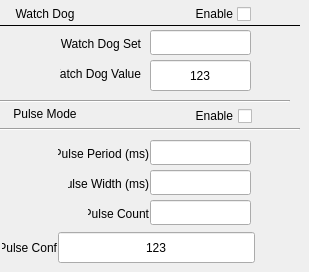
     <widget class="QWidget" name="tabWidgetPage2_2">
      <attribute name="title">
       <string>Pulse</string>
      </attribute>
      <widget class="caLineEdit" name="caLineEdit_15">
       <property name="geometry">
        <rect>
         <x>150</x>
         <y>60</y>
         <width>101</width>
         <height>31</height>
        </rect>
       </property>
       <property name="text">
        <string>123</string>
       </property>
       <property name="alignment">
        <set>Qt::AlignAbsolute|Qt::AlignCenter|Qt::AlignHCenter|Qt::AlignVCenter</set>
       </property>
       <property name="channel" stdset="0">
        <string notr="true">$(P):WDT</string>
       </property>
       <property name="foreground">
        <color>
         <red>195</red>
         <green>195</green>
         <blue>195</blue>
        </color>
       </property>
       <property name="background">
        <color>
         <red>58</red>
         <green>58</green>
         <blue>58</blue>
        </color>
       </property>
       <property name="colorMode">
        <enum>caLineEdit::Static</enum>
       </property>
       <property name="precision">
        <number>0</number>
       </property>
       <property name="fontScaleMode">
        <enum>caLineEdit::Height</enum>
       </property>
       <property name="formatType">
        <enum>caLineEdit::decimal</enum>
       </property>
      </widget>
      <widget class="caLabel" name="calabel_53">
       <property name="geometry">
        <rect>
         <x>88</x>
         <y>200</y>
         <width>61</width>
         <height>28</height>
        </rect>
       </property>
       <property name="text">
        <string>Pulse Count</string>
       </property>
       <property name="alignment">
        <set>Qt::AlignRight|Qt::AlignTrailing|Qt::AlignVCenter</set>
       </property>
       <property name="foreground">
        <color>
         <red>186</red>
         <green>186</green>
         <blue>186</blue>
        </color>
       </property>
       <property name="background">
        <color alpha="0">
         <red>160</red>
         <green>160</green>
         <blue>164</blue>
        </color>
       </property>
      </widget>
      <widget class="caLed" name="caled_9">
       <property name="geometry">
        <rect>
         <x>89</x>
         <y>2</y>
         <width>21</width>
         <height>21</height>
        </rect>
       </property>
       <property name="channel" stdset="0">
        <string notr="true">$(P):WS</string>
       </property>
       <property name="bitNr">
        <number>0</number>
       </property>
       <property name="falseColor">
        <color>
         <red>127</red>
         <green>126</green>
         <blue>125</blue>
        </color>
       </property>
       <property name="trueColor">
        <color>
         <red>255</red>
         <green>0</green>
         <blue>0</blue>
        </color>
       </property>
      </widget>
      <widget class="Line" name="line_4">
       <property name="geometry">
        <rect>
         <x>-10</x>
         <y>100</y>
         <width>300</width>
         <height>3</height>
        </rect>
       </property>
       <property name="orientation">
        <enum>Qt::Horizontal</enum>
       </property>
      </widget>
      <widget class="caTextEntry" name="caTextEntry_12">
       <property name="geometry">
        <rect>
         <x>150</x>
         <y>200</y>
         <width>101</width>
         <height>25</height>
        </rect>
       </property>
       <property name="sizePolicy">
        <sizepolicy hsizetype="Preferred" vsizetype="Preferred">
         <horstretch>0</horstretch>
         <verstretch>0</verstretch>
        </sizepolicy>
       </property>
       <property name="text">
        <string/>
       </property>
       <property name="alignment">
        <set>Qt::AlignCenter</set>
       </property>
       <property name="channel" stdset="0">
        <string notr="true">$(P):PCT</string>
       </property>
       <property name="foreground">
        <color>
         <red>0</red>
         <green>0</green>
         <blue>0</blue>
        </color>
       </property>
       <property name="background">
        <color>
         <red>0</red>
         <green>170</green>
         <blue>255</blue>
        </color>
       </property>
       <property name="colorMode">
        <enum>caLineEdit::Static</enum>
       </property>
       <property name="fontScaleMode">
        <enum>caLineEdit::Height</enum>
       </property>
       <property name="formatType">
        <enum>caLineEdit::decimal</enum>
       </property>
      </widget>
      <widget class="caTextEntry" name="caTextEntry_13">
       <property name="geometry">
        <rect>
         <x>150</x>
         <y>30</y>
         <width>101</width>
         <height>25</height>
        </rect>
       </property>
       <property name="sizePolicy">
        <sizepolicy hsizetype="Preferred" vsizetype="Preferred">
         <horstretch>0</horstretch>
         <verstretch>0</verstretch>
        </sizepolicy>
       </property>
       <property name="text">
        <string/>
       </property>
       <property name="alignment">
        <set>Qt::AlignCenter</set>
       </property>
       <property name="channel" stdset="0">
        <string notr="true">$(P):WDTS</string>
       </property>
       <property name="foreground">
        <color>
         <red>0</red>
         <green>0</green>
         <blue>0</blue>
        </color>
       </property>
       <property name="background">
        <color>
         <red>0</red>
         <green>170</green>
         <blue>255</blue>
        </color>
       </property>
       <property name="colorMode">
        <enum>caLineEdit::Static</enum>
       </property>
       <property name="fontScaleMode">
        <enum>caLineEdit::Height</enum>
       </property>
       <property name="formatType">
        <enum>caLineEdit::decimal</enum>
       </property>
      </widget>
      <widget class="caLabel" name="calabel_54">
       <property name="geometry">
        <rect>
         <x>2</x>
         <y>234</y>
         <width>55</width>
         <height>28</height>
        </rect>
       </property>
       <property name="text">
        <string>Pulse Conf</string>
       </property>
       <property name="alignment">
        <set>Qt::AlignRight|Qt::AlignTrailing|Qt::AlignVCenter</set>
       </property>
       <property name="foreground">
        <color>
         <red>186</red>
         <green>186</green>
         <blue>186</blue>
        </color>
       </property>
       <property name="background">
        <color alpha="0">
         <red>160</red>
         <green>160</green>
         <blue>164</blue>
        </color>
       </property>
      </widget>
      <widget class="caTextEntry" name="caTextEntry_14">
       <property name="geometry">
        <rect>
         <x>150</x>
         <y>170</y>
         <width>101</width>
         <height>25</height>
        </rect>
       </property>
       <property name="sizePolicy">
        <sizepolicy hsizetype="Preferred" vsizetype="Preferred">
         <horstretch>0</horstretch>
         <verstretch>0</verstretch>
        </sizepolicy>
       </property>
       <property name="text">
        <string/>
       </property>
       <property name="alignment">
        <set>Qt::AlignCenter</set>
       </property>
       <property name="channel" stdset="0">
        <string notr="true">$(P):PWID</string>
       </property>
       <property name="foreground">
        <color>
         <red>0</red>
         <green>0</green>
         <blue>0</blue>
        </color>
       </property>
       <property name="background">
        <color>
         <red>0</red>
         <green>170</green>
         <blue>255</blue>
        </color>
       </property>
       <property name="colorMode">
        <enum>caLineEdit::Static</enum>
       </property>
       <property name="fontScaleMode">
        <enum>caLineEdit::Height</enum>
       </property>
       <property name="formatType">
        <enum>caLineEdit::decimal</enum>
       </property>
      </widget>
      <widget class="caTextEntry" name="caTextEntry_15">
       <property name="geometry">
        <rect>
         <x>150</x>
         <y>140</y>
         <width>101</width>
         <height>25</height>
        </rect>
       </property>
       <property name="sizePolicy">
        <sizepolicy hsizetype="Preferred" vsizetype="Preferred">
         <horstretch>0</horstretch>
         <verstretch>0</verstretch>
        </sizepolicy>
       </property>
       <property name="text">
        <string/>
       </property>
       <property name="alignment">
        <set>Qt::AlignCenter</set>
       </property>
       <property name="channel" stdset="0">
        <string notr="true">$(P):PPER</string>
       </property>
       <property name="foreground">
        <color>
         <red>0</red>
         <green>0</green>
         <blue>0</blue>
        </color>
       </property>
       <property name="background">
        <color>
         <red>0</red>
         <green>170</green>
         <blue>255</blue>
        </color>
       </property>
       <property name="colorMode">
        <enum>caLineEdit::Static</enum>
       </property>
       <property name="fontScaleMode">
        <enum>caLineEdit::Height</enum>
       </property>
       <property name="formatType">
        <enum>caLineEdit::decimal</enum>
       </property>
      </widget>
      <widget class="caLabel" name="calabel_55">
       <property name="geometry">
        <rect>
         <x>58</x>
         <y>140</y>
         <width>91</width>
         <height>28</height>
        </rect>
       </property>
       <property name="text">
        <string>Pulse Period (ms)</string>
       </property>
       <property name="alignment">
        <set>Qt::AlignRight|Qt::AlignTrailing|Qt::AlignVCenter</set>
       </property>
       <property name="foreground">
        <color>
         <red>186</red>
         <green>186</green>
         <blue>186</blue>
        </color>
       </property>
       <property name="background">
        <color alpha="0">
         <red>160</red>
         <green>160</green>
         <blue>164</blue>
        </color>
       </property>
      </widget>
      <widget class="caLed" name="caled_11">
       <property name="geometry">
        <rect>
         <x>90</x>
         <y>100</y>
         <width>30</width>
         <height>30</height>
        </rect>
       </property>
       <property name="channel" stdset="0">
        <string notr="true">$(P):PULST</string>
       </property>
       <property name="bitNr">
        <number>0</number>
       </property>
       <property name="falseColor">
        <color>
         <red>127</red>
         <green>126</green>
         <blue>125</blue>
        </color>
       </property>
       <property name="trueColor">
        <color>
         <red>255</red>
         <green>0</green>
         <blue>0</blue>
        </color>
       </property>
      </widget>
      <widget class="Line" name="line_5">
       <property name="geometry">
        <rect>
         <x>0</x>
         <y>24</y>
         <width>300</width>
         <height>3</height>
        </rect>
       </property>
       <property name="frameShadow">
        <enum>QFrame::Plain</enum>
       </property>
       <property name="orientation">
        <enum>Qt::Horizontal</enum>
       </property>
      </widget>
      <widget class="caLabel" name="calabel_56">
       <property name="geometry">
        <rect>
         <x>60</x>
         <y>60</y>
         <width>81</width>
         <height>28</height>
        </rect>
       </property>
       <property name="text">
        <string>Watch Dog Value</string>
       </property>
       <property name="alignment">
        <set>Qt::AlignRight|Qt::AlignTrailing|Qt::AlignVCenter</set>
       </property>
       <property name="foreground">
        <color>
         <red>186</red>
         <green>186</green>
         <blue>186</blue>
        </color>
       </property>
       <property name="background">
        <color alpha="0">
         <red>160</red>
         <green>160</green>
         <blue>164</blue>
        </color>
       </property>
      </widget>
      <widget class="caLabel" name="calabel_59">
       <property name="geometry">
        <rect>
         <x>60</x>
         <y>30</y>
         <width>81</width>
         <height>28</height>
        </rect>
       </property>
       <property name="text">
        <string>Watch Dog Set</string>
       </property>
       <property name="alignment">
        <set>Qt::AlignRight|Qt::AlignTrailing|Qt::AlignVCenter</set>
       </property>
       <property name="foreground">
        <color>
         <red>186</red>
         <green>186</green>
         <blue>186</blue>
        </color>
       </property>
       <property name="background">
        <color alpha="0">
         <red>160</red>
         <green>160</green>
         <blue>164</blue>
        </color>
       </property>
      </widget>
      <widget class="caLabel" name="calabel_62">
       <property name="geometry">
        <rect>
         <x>0</x>
         <y>100</y>
         <width>90</width>
         <height>28</height>
        </rect>
       </property>
       <property name="font">
        <font>
         <pointsize>9</pointsize>
        </font>
       </property>
       <property name="text">
        <string>Pulse Mode</string>
       </property>
       <property name="alignment">
        <set>Qt::AlignCenter</set>
       </property>
       <property name="foreground">
        <color>
         <red>176</red>
         <green>176</green>
         <blue>176</blue>
        </color>
       </property>
       <property name="background">
        <color alpha="0">
         <red>160</red>
         <green>160</green>
         <blue>164</blue>
        </color>
       </property>
      </widget>
      <widget class="caToggleButton" name="catogglebutton_5">
       <property name="geometry">
        <rect>
         <x>238</x>
         <y>106</y>
         <width>20</width>
         <height>20</height>
        </rect>
       </property>
       <property name="channel" stdset="0">
        <string notr="true">$(P):PON</string>
       </property>
      </widget>
      <widget class="caLabel" name="calabel_63">
       <property name="geometry">
        <rect>
         <x>0</x>
         <y>0</y>
         <width>90</width>
         <height>28</height>
        </rect>
       </property>
       <property name="font">
        <font>
         <pointsize>9</pointsize>
        </font>
       </property>
       <property name="text">
        <string>Watch Dog</string>
       </property>
       <property name="alignment">
        <set>Qt::AlignCenter</set>
       </property>
       <property name="foreground">
        <color>
         <red>176</red>
         <green>176</green>
         <blue>176</blue>
        </color>
       </property>
       <property name="background">
        <color alpha="0">
         <red>160</red>
         <green>160</green>
         <blue>164</blue>
        </color>
       </property>
      </widget>
      <widget class="Line" name="line_6">
       <property name="geometry">
        <rect>
         <x>0</x>
         <y>128</y>
         <width>300</width>
         <height>3</height>
        </rect>
       </property>
       <property name="orientation">
        <enum>Qt::Horizontal</enum>
       </property>
      </widget>
      <widget class="caLabel" name="calabel_64">
       <property name="geometry">
        <rect>
         <x>192</x>
         <y>106</y>
         <width>41</width>
         <height>20</height>
        </rect>
       </property>
       <property name="text">
        <string>Enable</string>
       </property>
       <property name="alignment">
        <set>Qt::AlignRight|Qt::AlignTrailing|Qt::AlignVCenter</set>
       </property>
       <property name="foreground">
        <color>
         <red>186</red>
         <green>186</green>
         <blue>186</blue>
        </color>
       </property>
       <property name="background">
        <color alpha="0">
         <red>160</red>
         <green>160</green>
         <blue>164</blue>
        </color>
       </property>
      </widget>
      <widget class="caLabel" name="calabel_65">
       <property name="geometry">
        <rect>
         <x>192</x>
         <y>4</y>
         <width>41</width>
         <height>20</height>
        </rect>
       </property>
       <property name="text">
        <string>Enable</string>
       </property>
       <property name="alignment">
        <set>Qt::AlignRight|Qt::AlignTrailing|Qt::AlignVCenter</set>
       </property>
       <property name="foreground">
        <color>
         <red>186</red>
         <green>186</green>
         <blue>186</blue>
        </color>
       </property>
       <property name="background">
        <color alpha="0">
         <red>160</red>
         <green>160</green>
         <blue>164</blue>
        </color>
       </property>
      </widget>
      <widget class="caLineEdit" name="caLineEdit_16">
       <property name="geometry">
        <rect>
         <x>58</x>
         <y>232</y>
         <width>197</width>
         <height>31</height>
        </rect>
       </property>
       <property name="text">
        <string>123</string>
       </property>
       <property name="alignment">
        <set>Qt::AlignAbsolute|Qt::AlignCenter|Qt::AlignHCenter|Qt::AlignVCenter</set>
       </property>
       <property name="channel" stdset="0">
        <string notr="true">$(P):PULSCONF</string>
       </property>
       <property name="foreground">
        <color>
         <red>195</red>
         <green>195</green>
         <blue>195</blue>
        </color>
       </property>
       <property name="background">
        <color>
         <red>58</red>
         <green>58</green>
         <blue>58</blue>
        </color>
       </property>
       <property name="colorMode">
        <enum>caLineEdit::Static</enum>
       </property>
       <property name="precision">
        <number>0</number>
       </property>
       <property name="fontScaleMode">
        <enum>caLineEdit::Height</enum>
       </property>
       <property name="formatType">
        <enum>caLineEdit::decimal</enum>
       </property>
      </widget>
      <widget class="caLabel" name="calabel_66">
       <property name="geometry">
        <rect>
         <x>68</x>
         <y>170</y>
         <width>81</width>
         <height>28</height>
        </rect>
       </property>
       <property name="text">
        <string>Pulse Width (ms)</string>
       </property>
       <property name="alignment">
        <set>Qt::AlignRight|Qt::AlignTrailing|Qt::AlignVCenter</set>
       </property>
       <property name="foreground">
        <color>
         <red>186</red>
         <green>186</green>
         <blue>186</blue>
        </color>
       </property>
       <property name="background">
        <color alpha="0">
         <red>160</red>
         <green>160</green>
         <blue>164</blue>
        </color>
       </property>
      </widget>
      <widget class="caToggleButton" name="catogglebutton_3">
       <property name="geometry">
        <rect>
         <x>237</x>
         <y>4</y>
         <width>16</width>
         <height>21</height>
        </rect>
       </property>
       <property name="channel" stdset="0">
        <string notr="true">$(P):WE</string>
       </property>
      </widget>
     </widget>
